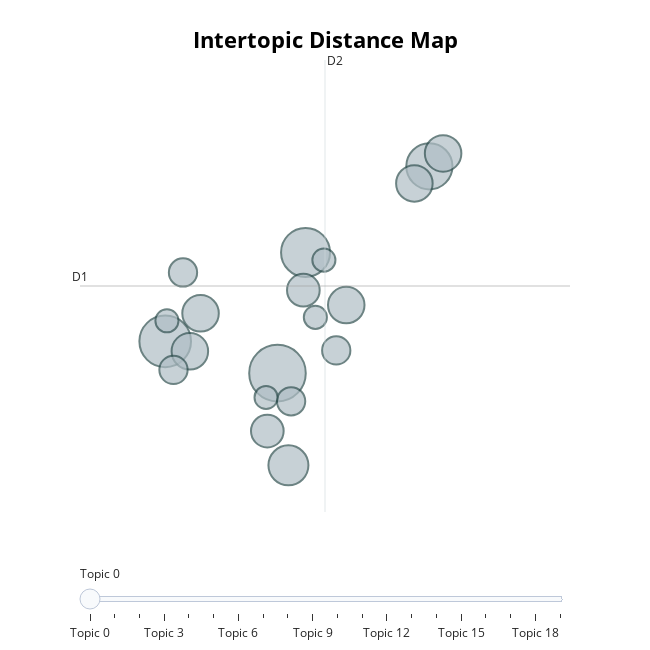

Here is the notebook cell this chart was saved with:
### Code cell
topic_model_zeroshot.visualize_topics()

### Figure 1 — Plotly figure (JSON) as saved in the notebook; plotly's stock layout.template omitted (floating-point values rounded to 4 significant figures)
{"data": [{"customdata": [[0, "pandemic | stress | athlete | anxiety | mental", 120], [1, "vegetation | forest | saharan | africa | africana", 100], [2, "simulation | classification | critical | medical | taxonomy", 90], [3, "carbon | sustainable | global | approach | influence", 80], [4, "utilization | dental | health | oral | iran", 60], [5, "microbiome | microbiota | microbial | gut | bee", 50], [6, "hepatitis | ghana | hbv | hcv | viral", 50], [7, "sars | dog | dogs | qpcr | animal", 50], [8, "watershed | classification | attention | pipeline | model", 50], [9, "hsd | intestinal | intestine | sodium | mucosal", 50], [10, "adhesion | adhesiveness | adhesive | abdominal | adherence", 40], [11, "opioid | withdrawal | oxycodone | insomnia | sleep", 40], [12, "mask | masking | masker | college | effect", 30], [13, "healthcare | access |  |  | ", 30], [14, "arthritis | rheumatoid | ra | autoinflammatory | senescence", 30], [15, "ovarian | ovulation | dosage | gonadotropin | oocyte", 30], [16, "overcrowding | overcrowded | emergency |  | ", 20], [17, "mast | wound | cm | regeneration | mastitis", 20], [18, "keratoconus | corneal | keratometric | kc | eye", 20], [19, " |  |  |  | sector", 20]], "hovertemplate": "<b>Topic %{customdata[0]}</b><br>%{customdata[1]}<br>Size: %{customdata[2]}", "legendgroup": "", "marker": {"color": "#B0BEC5", "line": {"color": "DarkSlateGrey", "width": 2}, "size": [120, 100, 90, 80, 60, 50, 50, 50, 50, 50, 40, 40, 30, 30, 30, 30, 20, 20, 20, 20], "sizemode": "area", "sizeref": 0.075, "symbol": "circle"}, "mode": "markers", "name": "", "orientation": "v", "showlegend": false, "type": "scatter", "x": [17.12, 14.29, 17.82, 20.94, 17.39, 21.28, 15.18, 14.91, 20.56, 18.85, 17.77, 16.86, 17.46, 14.74, 18.59, 14.5, 18.07, 18.28, 14.33, 16.83], "xaxis": "x", "y": [5.118, 5.521, 6.65, 7.743, 3.947, 7.906, 5.877, 5.395, 7.526, 5.982, 6.171, 4.382, 4.76, 6.396, 5.406, 5.16, 5.826, 6.553, 5.782, 4.809], "yaxis": "y"}], "layout": {"annotations": [{"showarrow": false, "text": "D1", "x": 12.15, "y": 6.224, "yshift": 10}, {"showarrow": false, "text": "D2", "x": 18.31, "xshift": 10, "y": 9.092}], "height": 650, "hoverlabel": {"bgcolor": "white", "font": {"family": "Rockwell", "size": 16}}, "legend": {"itemsizing": "constant", "tracegroupgap": 0}, "margin": {"t": 60}, "shapes": [{"line": {"color": "#CFD8DC", "width": 2}, "type": "line", "x0": 18.31, "x1": 18.31, "y0": 3.355, "y1": 9.092}, {"line": {"color": "#9E9E9E", "width": 2}, "type": "line", "x0": 12.15, "x1": 24.47, "y0": 6.224, "y1": 6.224}], "sliders": [{"active": 0, "pad": {"t": 50}, "steps": [{"args": [{"marker.color": [["red", "#B0BEC5", "#B0BEC5", "#B0BEC5", "#B0BEC5", "#B0BEC5", "#B0BEC5", "#B0BEC5", "#B0BEC5", "#B0BEC5", "#B0BEC5", "#B0BEC5", "#B0BEC5", "#B0BEC5", "#B0BEC5", "#B0BEC5", "#B0BEC5", "#B0BEC5", "#B0BEC5", "#B0BEC5"]]}], "label": "Topic 0", "method": "update"}, {"args": [{"marker.color": [["#B0BEC5", "red", "#B0BEC5", "#B0BEC5", "#B0BEC5", "#B0BEC5", "#B0BEC5", "#B0BEC5", "#B0BEC5", "#B0BEC5", "#B0BEC5", "#B0BEC5", "#B0BEC5", "#B0BEC5", "#B0BEC5", "#B0BEC5", "#B0BEC5", "#B0BEC5", "#B0BEC5", "#B0BEC5"]]}], "label": "Topic 1", "method": "update"}, {"args": [{"marker.color": [["#B0BEC5", "#B0BEC5", "red", "#B0BEC5", "#B0BEC5", "#B0BEC5", "#B0BEC5", "#B0BEC5", "#B0BEC5", "#B0BEC5", "#B0BEC5", "#B0BEC5", "#B0BEC5", "#B0BEC5", "#B0BEC5", "#B0BEC5", "#B0BEC5", "#B0BEC5", "#B0BEC5", "#B0BEC5"]]}], "label": "Topic 2", "method": "update"}, {"args": [{"marker.color": [["#B0BEC5", "#B0BEC5", "#B0BEC5", "red", "#B0BEC5", "#B0BEC5", "#B0BEC5", "#B0BEC5", "#B0BEC5", "#B0BEC5", "#B0BEC5", "#B0BEC5", "#B0BEC5", "#B0BEC5", "#B0BEC5", "#B0BEC5", "#B0BEC5", "#B0BEC5", "#B0BEC5", "#B0BEC5"]]}], "label": "Topic 3", "method": "update"}, {"args": [{"marker.color": [["#B0BEC5", "#B0BEC5", "#B0BEC5", "#B0BEC5", "red", "#B0BEC5", "#B0BEC5", "#B0BEC5", "#B0BEC5", "#B0BEC5", "#B0BEC5", "#B0BEC5", "#B0BEC5", "#B0BEC5", "#B0BEC5", "#B0BEC5", "#B0BEC5", "#B0BEC5", "#B0BEC5", "#B0BEC5"]]}], "label": "Topic 4", "method": "update"}, {"args": [{"marker.color": [["#B0BEC5", "#B0BEC5", "#B0BEC5", "#B0BEC5", "#B0BEC5", "red", "#B0BEC5", "#B0BEC5", "#B0BEC5", "#B0BEC5", "#B0BEC5", "#B0BEC5", "#B0BEC5", "#B0BEC5", "#B0BEC5", "#B0BEC5", "#B0BEC5", "#B0BEC5", "#B0BEC5", "#B0BEC5"]]}], "label": "Topic 5", "method": "update"}, {"args": [{"marker.color": [["#B0BEC5", "#B0BEC5", "#B0BEC5", "#B0BEC5", "#B0BEC5", "#B0BEC5", "red", "#B0BEC5", "#B0BEC5", "#B0BEC5", "#B0BEC5", "#B0BEC5", "#B0BEC5", "#B0BEC5", "#B0BEC5", "#B0BEC5", "#B0BEC5", "#B0BEC5", "#B0BEC5", "#B0BEC5"]]}], "label": "Topic 6", "method": "update"}, {"args": [{"marker.color": [["#B0BEC5", "#B0BEC5", "#B0BEC5", "#B0BEC5", "#B0BEC5", "#B0BEC5", "#B0BEC5", "red", "#B0BEC5", "#B0BEC5", "#B0BEC5", "#B0BEC5", "#B0BEC5", "#B0BEC5", "#B0BEC5", "#B0BEC5", "#B0BEC5", "#B0BEC5", "#B0BEC5", "#B0BEC5"]]}], "label": "Topic 7", "method": "update"}, {"args": [{"marker.color": [["#B0BEC5", "#B0BEC5", "#B0BEC5", "#B0BEC5", "#B0BEC5", "#B0BEC5", "#B0BEC5", "#B0BEC5", "red", "#B0BEC5", "#B0BEC5", "#B0BEC5", "#B0BEC5", "#B0BEC5", "#B0BEC5", "#B0BEC5", "#B0BEC5", "#B0BEC5", "#B0BEC5", "#B0BEC5"]]}], "label": "Topic 8", "method": "update"}, {"args": [{"marker.color": [["#B0BEC5", "#B0BEC5", "#B0BEC5", "#B0BEC5", "#B0BEC5", "#B0BEC5", "#B0BEC5", "#B0BEC5", "#B0BEC5", "red", "#B0BEC5", "#B0BEC5", "#B0BEC5", "#B0BEC5", "#B0BEC5", "#B0BEC5", "#B0BEC5", "#B0BEC5", "#B0BEC5", "#B0BEC5"]]}], "label": "Topic 9", "method": "update"}, {"args": [{"marker.color": [["#B0BEC5", "#B0BEC5", "#B0BEC5", "#B0BEC5", "#B0BEC5", "#B0BEC5", "#B0BEC5", "#B0BEC5", "#B0BEC5", "#B0BEC5", "red", "#B0BEC5", "#B0BEC5", "#B0BEC5", "#B0BEC5", "#B0BEC5", "#B0BEC5", "#B0BEC5", "#B0BEC5", "#B0BEC5"]]}], "label": "Topic 10", "method": "update"}, {"args": [{"marker.color": [["#B0BEC5", "#B0BEC5", "#B0BEC5", "#B0BEC5", "#B0BEC5", "#B0BEC5", "#B0BEC5", "#B0BEC5", "#B0BEC5", "#B0BEC5", "#B0BEC5", "red", "#B0BEC5", "#B0BEC5", "#B0BEC5", "#B0BEC5", "#B0BEC5", "#B0BEC5", "#B0BEC5", "#B0BEC5"]]}], "label": "Topic 11", "method": "update"}, {"args": [{"marker.color": [["#B0BEC5", "#B0BEC5", "#B0BEC5", "#B0BEC5", "#B0BEC5", "#B0BEC5", "#B0BEC5", "#B0BEC5", "#B0BEC5", "#B0BEC5", "#B0BEC5", "#B0BEC5", "red", "#B0BEC5", "#B0BEC5", "#B0BEC5", "#B0BEC5", "#B0BEC5", "#B0BEC5", "#B0BEC5"]]}], "label": "Topic 12", "method": "update"}, {"args": [{"marker.color": [["#B0BEC5", "#B0BEC5", "#B0BEC5", "#B0BEC5", "#B0BEC5", "#B0BEC5", "#B0BEC5", "#B0BEC5", "#B0BEC5", "#B0BEC5", "#B0BEC5", "#B0BEC5", "#B0BEC5", "red", "#B0BEC5", "#B0BEC5", "#B0BEC5", "#B0BEC5", "#B0BEC5", "#B0BEC5"]]}], "label": "Topic 13", "method": "update"}, {"args": [{"marker.color": [["#B0BEC5", "#B0BEC5", "#B0BEC5", "#B0BEC5", "#B0BEC5", "#B0BEC5", "#B0BEC5", "#B0BEC5", "#B0BEC5", "#B0BEC5", "#B0BEC5", "#B0BEC5", "#B0BEC5", "#B0BEC5", "red", "#B0BEC5", "#B0BEC5", "#B0BEC5", "#B0BEC5", "#B0BEC5"]]}], "label": "Topic 14", "method": "update"}, {"args": [{"marker.color": [["#B0BEC5", "#B0BEC5", "#B0BEC5", "#B0BEC5", "#B0BEC5", "#B0BEC5", "#B0BEC5", "#B0BEC5", "#B0BEC5", "#B0BEC5", "#B0BEC5", "#B0BEC5", "#B0BEC5", "#B0BEC5", "#B0BEC5", "red", "#B0BEC5", "#B0BEC5", "#B0BEC5", "#B0BEC5"]]}], "label": "Topic 15", "method": "update"}, {"args": [{"marker.color": [["#B0BEC5", "#B0BEC5", "#B0BEC5", "#B0BEC5", "#B0BEC5", "#B0BEC5", "#B0BEC5", "#B0BEC5", "#B0BEC5", "#B0BEC5", "#B0BEC5", "#B0BEC5", "#B0BEC5", "#B0BEC5", "#B0BEC5", "#B0BEC5", "red", "#B0BEC5", "#B0BEC5", "#B0BEC5"]]}], "label": "Topic 16", "method": "update"}, {"args": [{"marker.color": [["#B0BEC5", "#B0BEC5", "#B0BEC5", "#B0BEC5", "#B0BEC5", "#B0BEC5", "#B0BEC5", "#B0BEC5", "#B0BEC5", "#B0BEC5", "#B0BEC5", "#B0BEC5", "#B0BEC5", "#B0BEC5", "#B0BEC5", "#B0BEC5", "#B0BEC5", "red", "#B0BEC5", "#B0BEC5"]]}], "label": "Topic 17", "method": "update"}, {"args": [{"marker.color": [["#B0BEC5", "#B0BEC5", "#B0BEC5", "#B0BEC5", "#B0BEC5", "#B0BEC5", "#B0BEC5", "#B0BEC5", "#B0BEC5", "#B0BEC5", "#B0BEC5", "#B0BEC5", "#B0BEC5", "#B0BEC5", "#B0BEC5", "#B0BEC5", "#B0BEC5", "#B0BEC5", "red", "#B0BEC5"]]}], "label": "Topic 18", "method": "update"}, {"args": [{"marker.color": [["#B0BEC5", "#B0BEC5", "#B0BEC5", "#B0BEC5", "#B0BEC5", "#B0BEC5", "#B0BEC5", "#B0BEC5", "#B0BEC5", "#B0BEC5", "#B0BEC5", "#B0BEC5", "#B0BEC5", "#B0BEC5", "#B0BEC5", "#B0BEC5", "#B0BEC5", "#B0BEC5", "#B0BEC5", "red"]]}], "label": "Topic 19", "method": "update"}]}], "title": {"font": {"color": "Black", "size": 22}, "text": "<b>Intertopic Distance Map</b>", "x": 0.5, "xanchor": "center", "y": 0.95, "yanchor": "top"}, "width": 650, "xaxis": {"anchor": "y", "domain": [0, 1], "range": [12.15, 24.47], "title": {"text": ""}, "visible": false}, "yaxis": {"anchor": "x", "domain": [0, 1], "range": [3.355, 9.092], "title": {"text": ""}, "visible": false}}}
